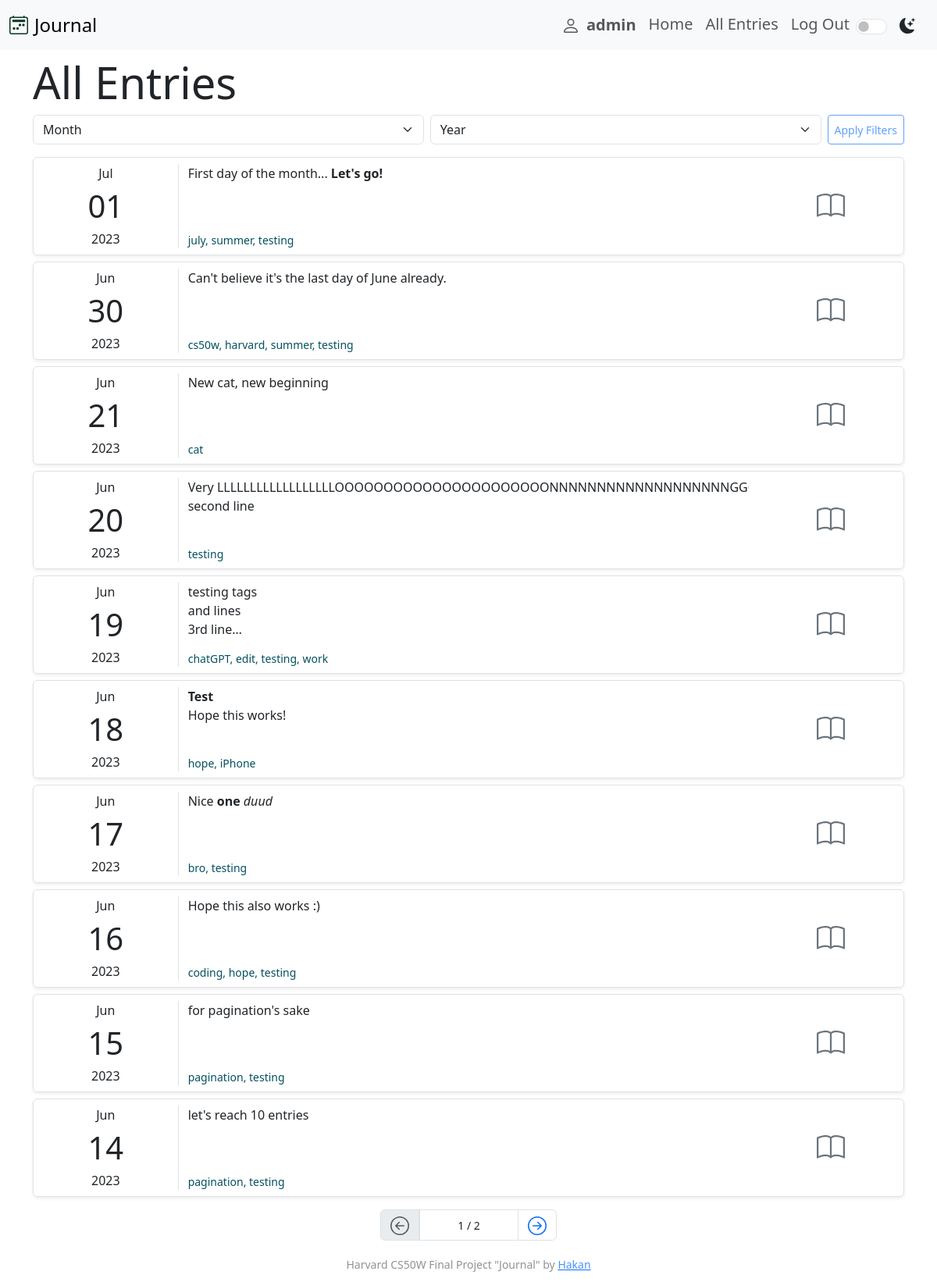
Page /all_entries (signed in) on the committed database.
### journal/models.py (models this page shows, shortened)
class JournalEntry(models.Model):
    user = models.ForeignKey(
        User, on_delete=models.CASCADE, related_name="entries")
    content = models.TextField()
    tags = models.ManyToManyField(Tag, blank=True, related_name="tag_entries")
    created_at = models.DateTimeField(auto_now_add=True)
    updated_at = models.DateTimeField(auto_now=True)
    date = models.DateField()
    class Meta:
        ordering = ["-date"]

class Tag(models.Model):
    name = models.CharField(max_length=50)
    def __str__(self):
        return self.name
    class Meta:
        ordering = ["name"]

### journal/views.py (the view)
# urls.py: path("all_entries", views.all_entries, name="all_entries"),
@require_GET
@login_required(login_url="login")
def all_entries(request):
    try:
        entries = JournalEntry.objects.filter(
            user=request.user)
        month_filter = request.GET.get("month")
        year_filter = request.GET.get("year")
        if month_filter and year_filter:
            month_filter = int(month_filter)
            year_filter = int(year_filter)
            entries = JournalEntry.objects.filter(
                user=request.user, date__month=month_filter, date__year=year_filter)
        paginator = Paginator(entries, 10)
        page_number = request.GET.get("page")
        page_obj = paginator.get_page(page_number)
    except:
        messages.error(request, "Could not retrieve data.")
        return render(request, "journal/all_entries.html")
    return render(request, "journal/all_entries.html", {
        "page_entries": page_obj,
    })

### journal/templates/journal/all_entries.html (shortened to what this page needs)
{% extends 'journal/layout.html' %} {% load static %} {% block body %}
<div class="container mt-2">
    <h2 class="display-4">All Entries</h2>
    <form
        action="{% url 'all_entries' %}"
        class="d-flex gap-2 mb-3"
        method="get"
        id="filter-form"
    >
    </form>
    {% if not page_entries|length > 0 %}
    <p class="lead alert alert-info">No journal entries to show.</p>
    {% else %} {% for entry in page_entries %}
    <div
        class="border row d-flex mb-2 mx-auto py-2 rounded-2 shadow-sm eachEntryDiv"
        id="entry-{{ entry.id }}"
        data-date="{{ entry.date|date:'Y-m-d' }}"
    >
        <div
            class="col-2 border-end d-flex flex-column justify-content-center align-items-center"
        >
            <span>{{ entry.date|date:'M' }}</span>
            <span class="fs-1">{{ entry.date|date:'d' }}</span>
            <span>{{ entry.date|date:'Y' }}</span>
        </div>
        <div class="col-8 d-flex flex-column justify-content-between">
            <div class="text-break text-truncate line-clamp line-clamp-3">
                {{ entry.content|safe }}
            </div>
            {% if entry.tags.all|length > 0 %}
            <div class="small text-info-emphasis">
                {{ entry.tags.all|join:', ' }}
            </div>
            {% endif %}
        </div>
        <div class="col-2 d-flex align-items-center justify-content-center">
            <button
                type="button"
                class="btn p-2 rounded-5"
                data-bs-toggle="modal"
                data-bs-target="#detailModal-{{ entry.id }}"
            >
            </button>
        </div>
    </div>
    {% endfor %} {% endif %}
</div>
{% if page_entries.paginator.num_pages > 1 %}
<nav class="my-3" aria-label="Page navigation">
    <ul class="pagination justify-content-center">
        {% if page_entries.has_previous %}
        <li class="page-item">
            <a
                class="page-link"
                href="?page={{ page_entries.previous_page_number }}"
            >
                <svg
                    xmlns="http://www.w3.org/2000/svg"
                    width="24"
                    height="24"
                    fill="currentColor"
                    class="bi bi-arrow-left-circle"
                    viewBox="0 0 16 16"
                >
                    <path
                        fill-rule="evenodd"
                        d="M1 8a7 7 0 1 0 14 0A7 7 0 0 0 1 8zm15 0A8 8 0 1 1 0 8a8 8 0 0 1 16 0zm-4.5-.5a.5.5 0 0 1 0 1H5.707l2.147 2.146a.5.5 0 0 1-.708.708l-3-3a.5.5 0 0 1 0-.708l3-3a.5.5 0 1 1 .708.708L5.707 7.5H11.5z"
                    />
                </svg>
            </a>
        </li>
        {% else %}
        <li class="page-item">
            <a class="page-link disabled" href="?page=1">
            </a>
        </li>
        {% endif %}
        <li
            class="page-item border d-flex align-items-center justify-content-center px-5"
        >
            <small
                >{{ page_entries.number }} /
                {{page_entries.paginator.num_pages}}
            </small>
        </li>
        {% if page_entries.has_next %}
        <li class="page-item">
            <a
                class="page-link"
                href="?page={{ page_entries.next_page_number }}"
            >
            </a>
        </li>
        {% endif %}
    </ul>
</nav>
{% endif %}  {% endblock %}

### journal/templates/journal/layout.html (shortened to what this page needs)
{% load static %}
<!DOCTYPE html>
<html lang="en">
  <head>
    <link href="https://cdn.jsdelivr.net/npm/bootstrap@5.3.0/dist/css/bootstrap.min.css" rel="stylesheet" />
    <link rel="stylesheet" href="https://cdn.jsdelivr.net/npm/bootstrap-icons@1.10.5/font/bootstrap-icons.css">
    <link rel="stylesheet" href="{% static 'journal/css/styles.css' %}">
  </head>
  <body>
    <nav class="navbar bg-body-tertiary navbar-expand-lg">
      <div class="container-fluid">
        <a class="navbar-brand fs-4 d-flex align-items-center gap-2" href="{% url 'index' %}">Journal</a>
        <div class="offcanvas offcanvas-end" tabindex="-1" id="offcanvasNavbar" aria-labelledby="offcanvasNavbarLabel">
          <div class="offcanvas-body lead">
            <ul class="navbar-nav justify-content-end flex-grow-1 pe-3">
              {% if user.is_authenticated %}
              <li class="nav-item">
                <a class="nav-link d-flex align-items-center fw-bold" href="{% url 'profile' %}"><span class="me-2">
                </span>{{ user.username }}</a>
              </li>
              {% endif %}
              <li class="nav-item">
                <a class="nav-link" href="{% url 'index' %}">Home</a>
              </li>
              <li class="nav-item">
                <a class="nav-link" href="{% url 'all_entries' %}">All Entries</a>
              </li>
              {% if user.is_authenticated %}
              <li class="nav-item">
                <a class="nav-link" href="{% url 'logout' %}">Log Out</a>
              </li>
              {% else %}
              <li class="nav-item">
                <a class="nav-link" href="{% url 'login' %}">Log In</a>
              </li>
              {% endif %}
              <li class="nav-item">
                <div class="form-check form-switch py-2 d-flex align-items-center gap-3">
                    <input
                        type="checkbox"
                        class="form-check-input"
                        role="switch"
                        id="themeSwitch"
                    />
                    <label
                        class="form-check-label"
                        for="themeSwitch"
                        id="themeIcon"
                        >
                    </label>
                </div>
            </li>
            </ul>
          </div>
        </div>
      </div>
    </nav>
    {% block body %}
    {% endblock %}
    <footer class="my-2 py-1 small text-center text-body-tertiary">
        Harvard CS50W Final Project "Journal" by
        <a
            class="link-primary link-opacity-75"
            href="https://hakanayata.com"
            target="_blank"
            >Hakan</a
        >
    </footer>
  </body>
</html>

### journal/static/journal/css/styles.css (style rules this page uses)
p { margin-bottom: 0; }
.line-clamp { display: -webkit-box; -webkit-box-orient: vertical; position: relative; overflow: hidden; text-overflow: ellipsis; padding: 0 !important; line-height: var(--line-height,1.5) !important; }
.line-clamp-3 { -webkit-line-clamp : 3; height: calc(1em * var(--line-height, 1.5) * 3); }

### rows in the picture
JournalEntry: date "Jul", date "01", date "2023", content "First day of the month... Let's go!", tags.all "july, summer, testing"
JournalEntry: date "Jun", date "30", date "2023", content "Can't believe it's the last day of June already.", tags.all "cs50w, harvard, summer, testing"
JournalEntry: date "Jun", date "21", date "2023", content "New cat, new beginning", tags.all "cat"
JournalEntry: date "Jun", date "20", date "2023", content "Very LLLLLLLLLLLLLLLLLLOOOOOOOOOOOOOOOOOOOOOONNNNNNNNNNNNNNNNNNNG second line", tags.all "testing"
JournalEntry: date "Jun", date "19", date "2023", content "testing tags and lines 3rd line", tags.all "chatGPT, edit, testing, work"
JournalEntry: date "Jun", date "18", date "2023", content "Test Hope this works!", tags.all "hope, iPhone"
JournalEntry: date "Jun", date "17", date "2023", content "Nice one duud", tags.all "bro, testing"
JournalEntry: date "Jun", date "16", date "2023", content "Hope this also works :)", tags.all "coding, hope, testing"
JournalEntry: date "Jun", date "15", date "2023", content "for pagination's sake", tags.all "pagination, testing"
JournalEntry: date "Jun", date "14", date "2023", content "let's reach 10 entries", tags.all "pagination, testing"

### other values in the picture
{{ user.username }} "admin"
{{ page_entries.number }} "1"
{{ page_entries.paginator.num_pages }} "2"
